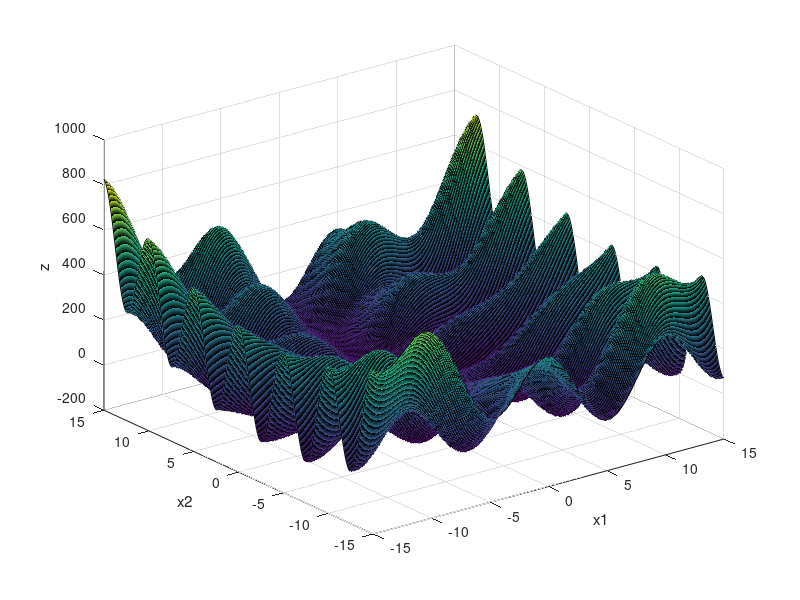

Reproduce this figure in MATLAB.
X1 = -15:0.1:15;
X2 = -15:0.1:15;
[x1,x2] = meshgrid(X1,X2);                                
f_a = x1.^2 -10*x2.*cos(0.2*pi*x1)+x2.^2-15*x1.*cos(0.4*pi*x2);
%fa1 = gradient(f_a, 0.2, 0.2);                  % Derivative
%zv = contour(x1,x2,fa1, [0; 0]);                % Critical Points
figure(3)
surf(x1,x2,f_a)
xlabel('x1'); ylabel('x2'); zlabel('z');
%hold on
%plot3(zv(1,2:end), zv(2,2:end), zeros(1,size(zv,2)-1), 'r', 'LineWidth',2)
%hold off